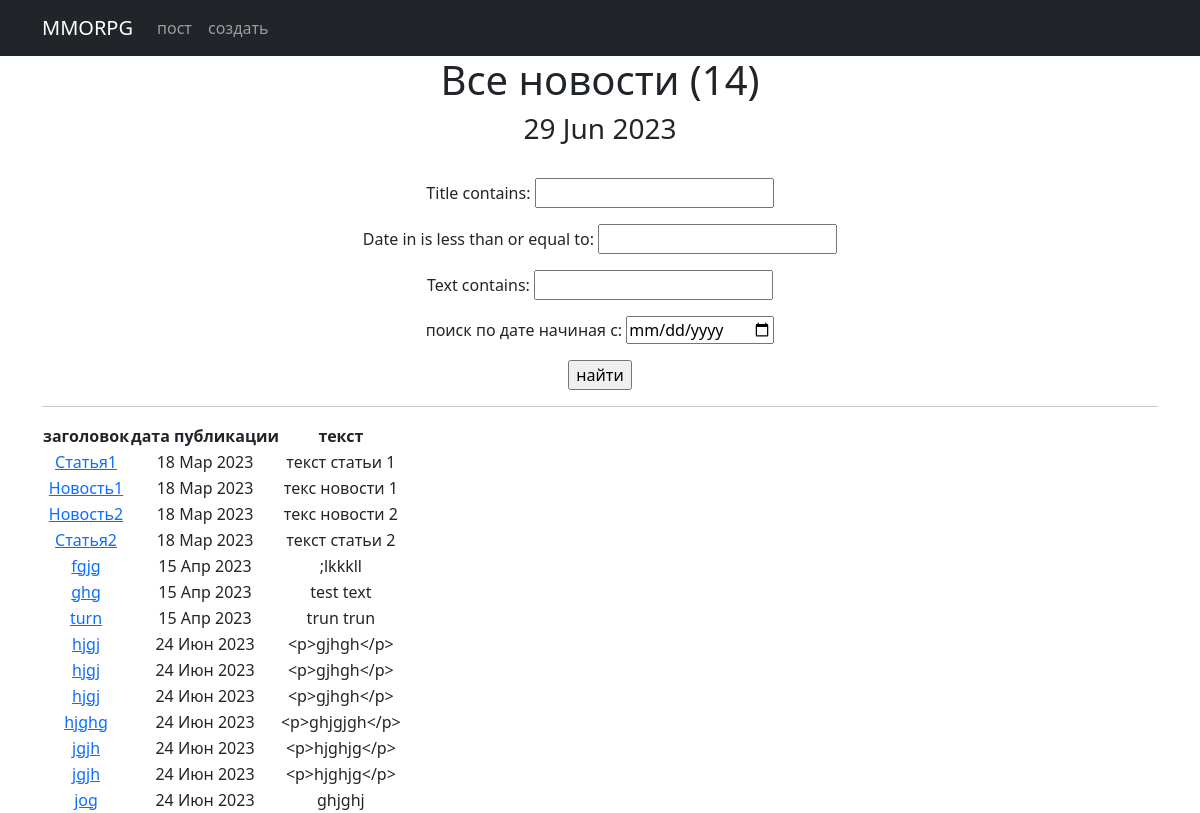
The app's page /news/search/ with its own data.
### news/models.py (models this page shows, shortened)
class Post(models.Model):
    author_post = models.ForeignKey(Author, on_delete=models.CASCADE)
    post_news = models.CharField(max_length=2, choices=POST, default='PO')
    date_in = models.DateTimeField(auto_now_add=True)
    category = models.ManyToManyField(Category, through='PostCategory')
    title = models.CharField(max_length=50)
    text = RichTextField()
    video_count = models.PositiveIntegerField(default=0)
    image_count = models.PositiveIntegerField(default=0)
    max_video_count = 1
    max_image_count = 3

### news/views.py (the view)
# urls.py: path('search/', PostSearch.as_view(), name='post_search'),
class PostSearch(ListView):  # поиск поста
    model = Post
    template_name = 'post_search.html'
    context_object_name = 'post_news'
    paginate_by = 50
    def get_queryset(self):  # получаем обычный запрос
        queryset = super().get_queryset()  # используем наш класс фильтрации
        self.filterset = PostFilter(self.request.GET, queryset)
        return self.filterset.qs
    def get_context_data(self, **kwargs):
        context = super().get_context_data(**kwargs)
        context['filterset'] = self.filterset
        return context

### news/templatetags/censor.py (called while the page is built)
@register.filter()
def censor(value):
    for words in censored_words:
        if words in value:
            censor_words = f"p{''.join(['*' for words in range(len(words))])}"
            value = value.replace(words, censor_words)
    return value

### news/templatetags/custom_tags.py (called while the page is built)
@register.simple_tag()
def current_time(format_string='%d %b %Y'):
    return datetime.utcnow().strftime(format_string)

### templates/post_search.html (shortened to what this page needs)
<!DOCTYPE html>
<html lang="en">
<head>
    <title>{% extends 'flatpages/default.html' %}</title>
{% load censor %}
{% load custom_tags %}
{% block content %}
<body>
<h1>Все новости ({{ post_news.count}})</h1>
<h3>{% current_time '%d %b %Y' %}</h3>
<br>
<form action=""
      method="get">
    {{ filterset.form.as_p }}
    <input type="submit"
    value="найти"/>
</form>
<hr>
{% if post_news %}
    <table>
        <thead>
        <tr>
            <th>заголовок</th>
            <th>дата публикации</th>
            <th>текст</th>
        </tr>
        {% for post in post_news %}
        <tr>
            <td><a href="{% url 'post_detail' post.id %}">{{ post.title|censor}}</a></td>
            <td>{{ post.date_in|date:'d M Y'}}</td>
            <td>{{ post.text|censor|truncatechars:20}}</td>
        </tr>
        {% endfor %}
        </thead>
    </table>
{% else %}
    <h2>новостей нет!</h2>
{% endif %}
{% endblock content %}

### records on screen
Post: title|censor "Статья1", date_in "18 Мар 2023", text|censor "текст статьи 1"
Post: title|censor "Новость1", date_in "18 Мар 2023", text|censor "текс новости 1"
Post: title|censor "Новость2", date_in "18 Мар 2023", text|censor "текс новости 2"
Post: title|censor "Статья2", date_in "18 Мар 2023", text|censor "текст статьи 2"
Post: title|censor "fgjg", date_in "15 Апр 2023", text|censor ";lkkkll"
Post: title|censor "ghg", date_in "15 Апр 2023", text|censor "test text"
Post: title|censor "turn", date_in "15 Апр 2023", text|censor "trun trun"
Post: title|censor "hjgj", date_in "24 Июн 2023", text|censor "<p>gjhgh</p>"
Post: title|censor "hjgj", date_in "24 Июн 2023", text|censor "<p>gjhgh</p>"
Post: title|censor "hjgj", date_in "24 Июн 2023", text|censor "<p>gjhgh</p>"
Post: title|censor "hjghg", date_in "24 Июн 2023", text|censor "<p>ghjgjgh</p>"
Post: title|censor "jgjh", date_in "24 Июн 2023", text|censor "<p>hjghjg</p>"
Post: title|censor "jgjh", date_in "24 Июн 2023", text|censor "<p>hjghjg</p>"
Post: title|censor "jog", date_in "24 Июн 2023", text|censor "ghjghj"

### other values on screen
{{ post_news.count }} "14"
